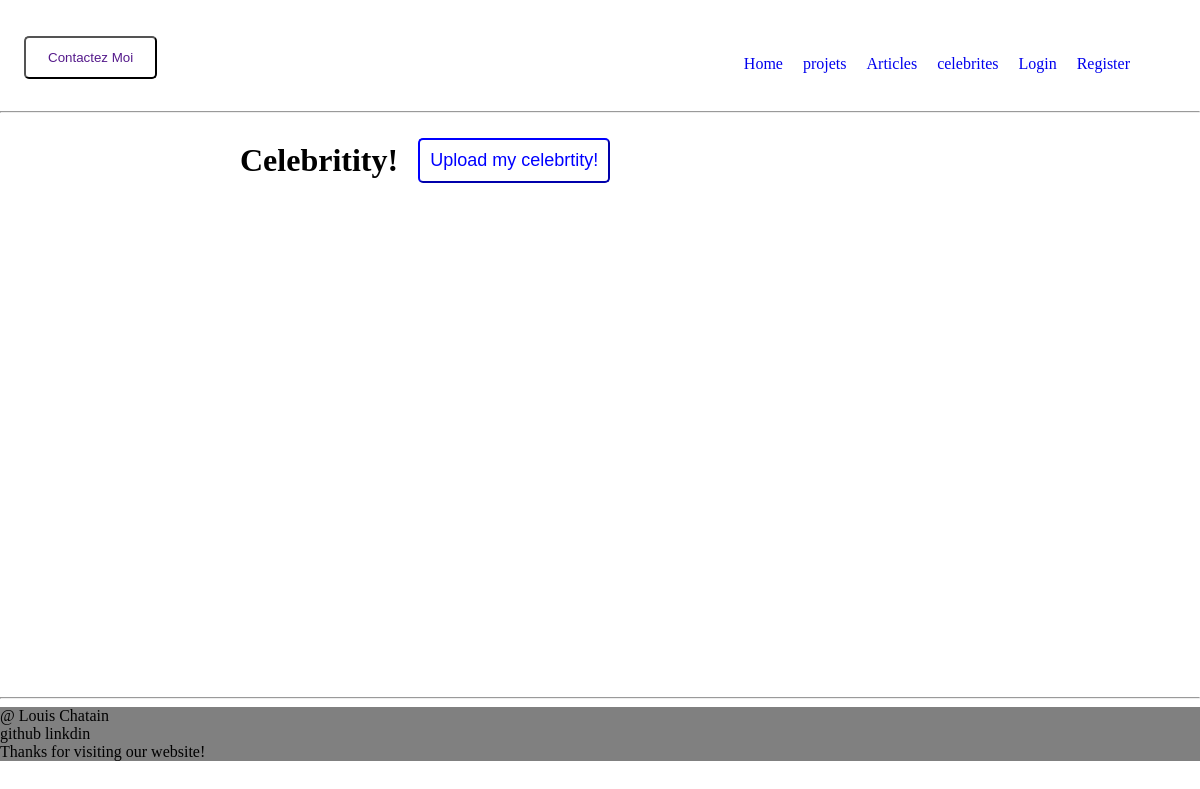
The app's page /celebrites, older data.
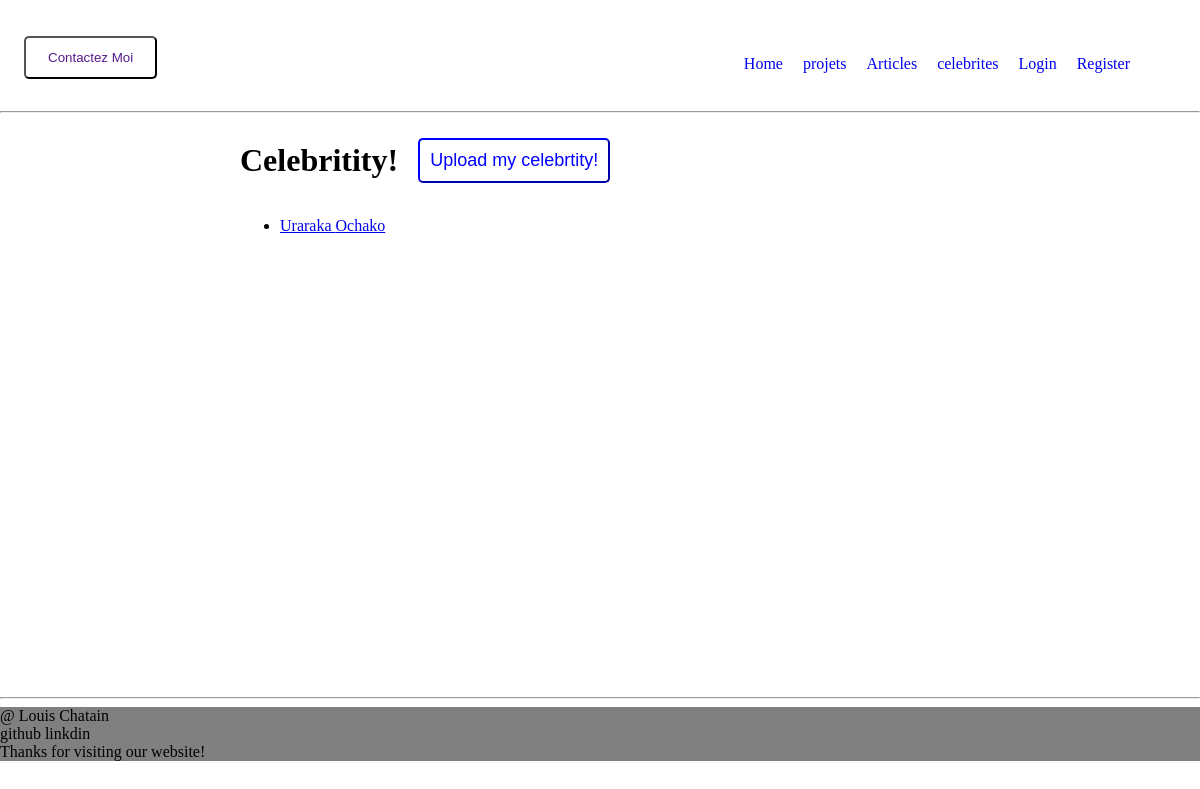
The same page, newer data.
### app.py (models this page shows)
class Celebrity(db.Model):
    id = db.Column(db.Integer, primary_key=True)
    nom = db.Column(db.String(100), nullable=False)
    prenom = db.Column(db.String(100), nullable=False)
    age = db.Column(db.SmallInteger)  # would use unsigned TINYINT but sqlite does support either
    profession = db.Column(db.String(500))
    taille = db.Column(db.Numeric(5, 2), nullable=False)
    Description = db.Column(db.String(550), nullable=False)

### app.py (the view)
@app.route("/celebrites")
@app.route("/celebrites/<string:slug>")
def celebrites(slug=""):
    slug = escape(slug)
    if slug:
        celeb = Celebrity.query.filter_by(nom=slug).first_or_404()
        return render_template("celeb.html", celeb=celeb)
    liste_celeb = Celebrity.query.all()
    return render_template("celebs.html", liste_celeb=liste_celeb)

### templates/celebs.html (shortened to what this page needs)
{% extends "footer_header.html" %}
{% block main %}
<div style="padding: 0 20%;">
    <div class="projets_and_articles_header">
        <h1 class="big_h1">Celebritity!</h1>
        {% if current_user.is_authenticated %}
        <a href="{{ url_for('add_celeb') }}"><button>Publier la celebrity!</button></a>
        {% else %}
        <button class="popup" onclick="Popup()">Upload my celebrtity!
        </button>
        {% endif %}
    </div>
    <ul>
        {% for celeb in liste_celeb %}
        <li>
            <a href="{{ url_for('celebrites', slug=celeb.nom) }}">
                {{ celeb.prenom }} {{ celeb.nom }}
            </a>
        </li>
        {% endfor %}
    </ul>
</div>
{% endblock %}

### templates/footer_header.html (shortened to what this page needs)
<!DOCTYPE html>
<html lang="fr">
<head>
    <link rel="stylesheet" href="{{ url_for('static', filename='css/style.css') }}">
</head>
<body>
    <header>
        <nav>
            <div>
                <button><a href="">Contactez Moi</a></button>
                <div>
                    <a href="{{ url_for('home') }}">Home</a>
                    <a href="{{ url_for('projets') }}">projets</a>
                    <a href="{{ url_for('articles') }}">Articles</a>
                    <a href="{{ url_for('celebrites') }}">celebrites</a>
                    <a href="{{ url_for('login') }}">Login</a>
                    <a href="{{ url_for('register') }}">Register</a>
                </div>
            </div>
        </nav>
    </header>
    <hr>
    <main>
        {% block main %}{% endblock %}
    </main>
    <hr>
    <footer>
        <p>@ Louis Chatain</p>
        <p>github linkdin</p>
        <p>Thanks for visiting our website!</p>
    </footer>
</body>
</html>

### static/css/style.css (style rules this page uses)
header { background-color: white; }
nav div { border-radius: 5px; display: flex; justify-content: space-between; margin-top: 1%; }
nav div button { border-radius: 5px; background-color: white; margin: 2%; padding: 1%; display: flex; justify-content: center; }
nav div div { align-items: center; margin-right: 5%; }
nav div a { text-decoration: none; padding-left: 10px; padding-right: 10px; }
main { min-height: 71vh; }
body { margin: 0; }
.projets_and_articles_header { display: flex; justify-content: left; align-items: center; }
.projets_and_articles_header button { border-radius: 5px; border-color: blue; background-color: white; color: blue; margin-left: 20px; padding: 10px; font-size: large; }
footer { background-color: gray; }
footer p { margin-top: 0; margin-bottom: 0; }
.big_h1 { font-size: xx-large; }
.popup { position: relative; display: inline-block; cursor: pointer; -webkit-user-select: none; -moz-user-select: none; -ms-user-select: none; user-select: none; }

Row changes from the older to the newer data that the page shows:
added Celebrity: prenom "Uraraka", nom "Ochako"
